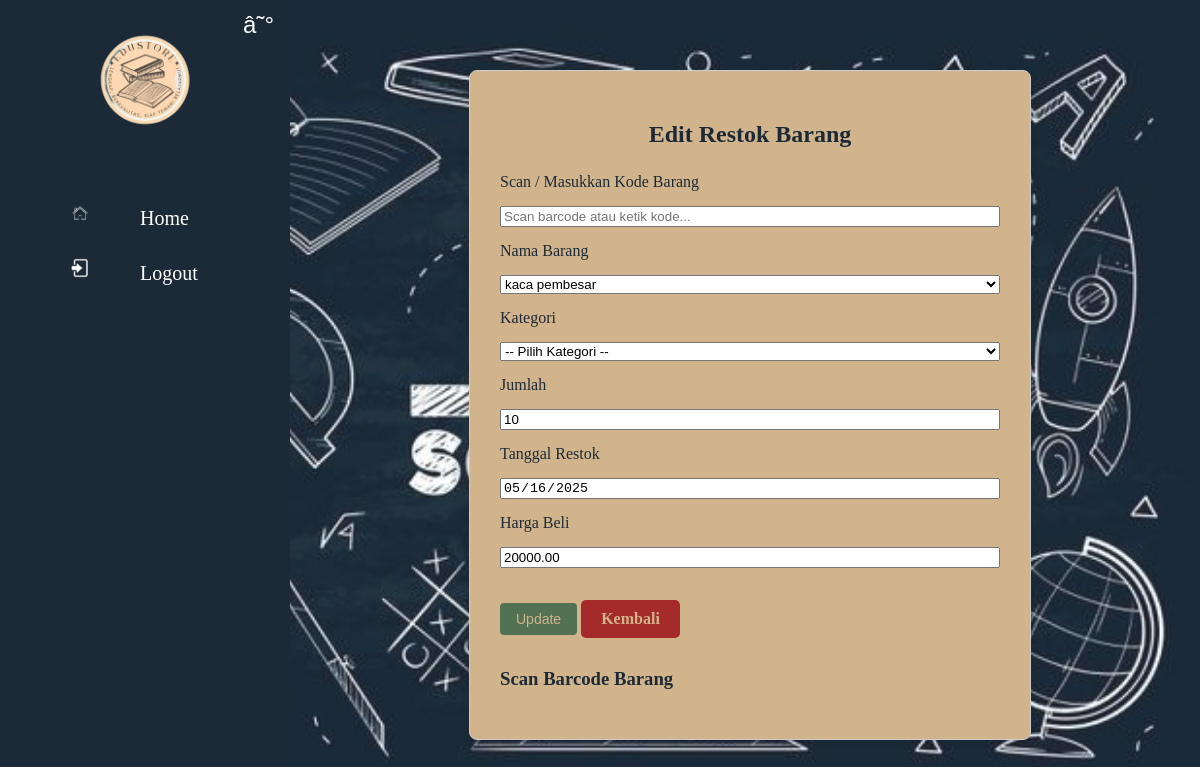
Page /restokbarang/edit_restok.php?id=67 on the committed database.
### tables this page shows
CREATE TABLE `restokbarang` (
  `id_restok` int(11) NOT NULL,
  `id_pengguna` int(11) DEFAULT NULL,
  `id_barang` int(11) DEFAULT NULL,
  `jumlah` int(11) NOT NULL,
  `tanggal_restok` date DEFAULT current_timestamp(),
  `harga_beli` decimal(15,2) DEFAULT NULL,
  `laba` decimal(15,2) NOT NULL
);

### restokbarang/edit_restok.php (the view, shortened to what this page needs)
<?php
include '../koneksi/config.php';
$id_restok = $_GET['id'] ?? null;
$sql = "SELECT * FROM restokbarang WHERE id_restok = '$id_restok'";
$result = $conn->query($sql);
$data = $result->fetch_assoc();
?>
<!DOCTYPE html>
<html lang="id">
<head>
    <link rel="stylesheet" href="../CSS/styleeditrestok.css">
</head>
<body>
<?php
    include '../sidebar/sidebar.php';
?>
<div class="container">
    <div class="kotak-form">
        <h2>Edit Restok Barang</h2>
        <form action="" method="POST">
            <div class="mb-3">
                <label for="kode_barang" class="form-label">Scan / Masukkan Kode Barang</label>
                <input type="text" id="kode_barang" class="form-control" placeholder="Scan barcode atau ketik kode...">
            </div>
            <div class="mb-3">
                <label for="id_barang" class="form-label">Nama Barang</label>
                <select name="id_barang" id="id_barang" class="form-select" required>
                    <?php
                    $query_barang = "SELECT id_barang, nama_barang, kode_barang FROM barang";
                    $result_barang = $conn->query($query_barang);
                    while ($barang = $result_barang->fetch_assoc()) {
                        $selected = ($barang['id_barang'] == $data['id_barang']) ? "selected" : "";
                        echo "<option value='{$barang['id_barang']}' data-kode='{$barang['kode_barang']}' $selected>{$barang['nama_barang']}</option>";
                    }
                    ?>
                </select>
            </div>
            <div class="mb-3">
                <label for="kategori" class="form-label">Kategori</label>
               <select name="kategori" id="kategori" class="form-select" required>
    <option value="">-- Pilih Kategori --</option>
</select>
            </div>
            <div class="mb-3">
                <label for="jumlah" class="form-label">Jumlah</label>
                <input type="number" name="jumlah" id="jumlah" class="form-control" required value="<?= $data['jumlah'] ?>">
            </div>
            <div class="mb-3">
                <label for="tanggal_restok" class="form-label">Tanggal Restok</label>
                <input type="date" name="tanggal_restok" id="tanggal_restok" class="form-control" value="<?= $data['tanggal_restok'] ?>" readonly>
            </div>
            <div class="mb-3">
                <label for="harga_beli" class="form-label">Harga Beli</label>
                <input type="number" name="harga_beli" id="harga_beli" class="form-control" required value="<?= $data['harga_beli'] ?>">
            </div>
          <button type="submit" class="btn btn-warning" style="background-color: #527253; color: #D2B48C;">Update</button>
            <a href="restok_barang.php" class="btn btn-secondary">Kembali</a>
        </form>
        <div style="margin-top:30px;">
            <h3>Scan Barcode Barang</h3>
        </div>
    </div>
</div>
</body>
</html>

### CSS/styleeditrestok.css (style rules this page uses)
body, html { height: 100%; margin: 0; overflow: hidden; background: transparent !important; overflow-y: auto; }
body::before { content: ""; position: fixed; top: 0; left: 0; width: 100%; height: 100%; background: url('../icons/beground.JPG') no-repeat center center / cover; opacity: 0.9; z-index: -1; pointer-events: none; }
.kotak-form { max-width: 500px; margin: 50px auto; padding: 30px; border: 1px solid #ccc; border-radius: 8px; background: #D2B48C; box-shadow: 0 2px 8px rgba(0,0,0,0.1); min-height: 300px; color: #1B2A36; font-family: 'Times New Roman', Times, serif; }
h2 { text-align: center; margin-bottom: 25px; }
.container { margin-left: 300px; padding: 20px; }
button.btn { padding: 8px 16px; border: none; border-radius: 4px; font-size: 14px; cursor: pointer; transition: background-color 0.2s ease; }
button.btn.btn-warning { background-color: #527253 !important; color: #D2B48C !important; padding: 8px 16px; border: none; border-radius: 4px; font-size: 14px; cursor: pointer; transition: background-color 0.3s ease; }
.btn-secondary { background-color: #A52A2A !important; color: #D2B48C !important; text-decoration: none; padding: 10px 20px; border-radius: 5px; display: inline-block; font-weight: bold; transition: background-color 0.3s; }
.kotak-form label, .kotak-form input, .kotak-form select, .kotak-form textarea { display: block; width: 100%; margin-bottom: 15px; box-sizing: border-box; }
.kotak-form button { margin-top: 20px; }

### rows in the picture
restokbarang: jumlah "10", tanggal_restok "05/16/2025", harga_beli "20000.00"

### other values in the picture
form field id_barang "kaca pembesar"
